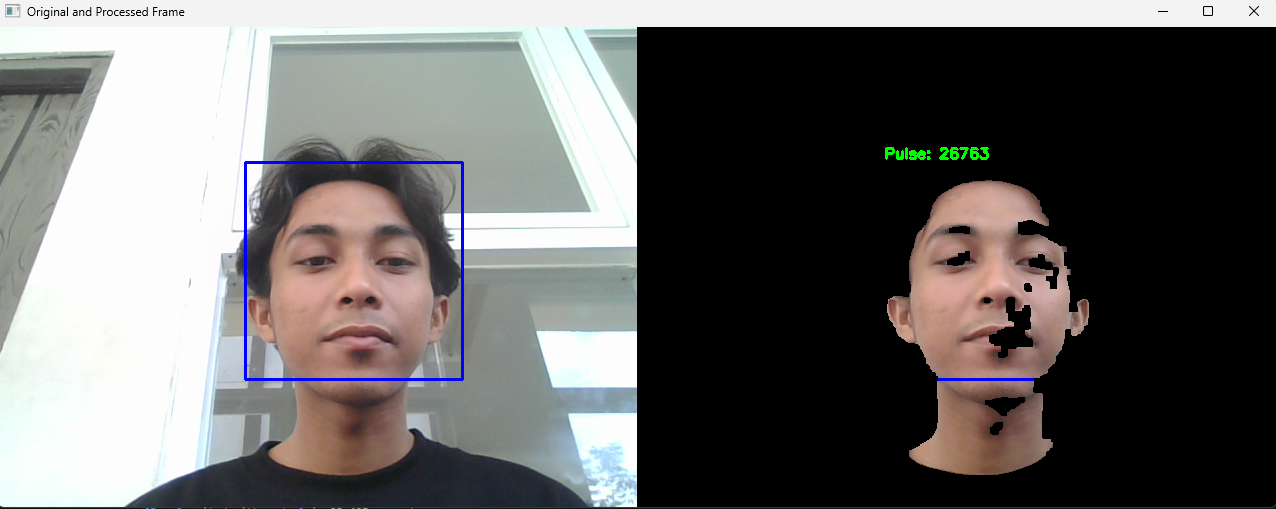
#> input picture Hasil.png, 1276 x 509 px, given in place of the camera
$ python Deteksi_tambah.py
#> lines starting #> are read from the running program, lines starting #| are printed output that depends on the picture; after the words box and inside, x2 and y2 are one past the last pixel; in counts of white or black regions, pixels touching at a corner belong together
import cv2
import numpy as np

# Inisialisasi kamera
cap = cv2.VideoCapture(0)  # Nomor 0 mengacu pada kamera default

# Load Haar Cascade untuk deteksi wajah
face_cascade = cv2.CascadeClassifier(cv2.data.haarcascades + 'haarcascade_frontalface_default.xml')

# Variabel untuk menyimpan ROI terdeteksi
roi_frames = []

# Fungsi untuk mendeteksi ROI dan melacaknya
def detect_and_track_ROI(frame):
    global roi_frames
    # Implementasi deteksi dan pelacakan ROI di sini
    gray = cv2.cvtColor(frame, cv2.COLOR_BGR2GRAY)
    faces = face_cascade.detectMultiScale(gray, 1.3, 5)
    for (x, y, w, h) in faces:
        roi_frame = frame[y:y+h, x:x+w]
        roi_frames.append(roi_frame)
        cv2.rectangle(frame, (x, y), (x+w, y+h), (255, 0, 0), 2)
    return frame

# Fungsi untuk merectifikasi pencahayaan
def rectify_illumination(frame):
    # Implementasi rectifikasi pencahayaan di sini
    # Misalnya, tidak dilakukan perubahan pada frame
    return frame

# Fungsi untuk menghilangkan gerakan non-rigid
def eliminate_non_rigid_motion(frame):
    # Implementasi penghilangan gerakan non-rigid di sini
    # Misalnya, tidak dilakukan perubahan pada frame
    return frame

# Fungsi untuk melakukan filtering temporal
def temporal_filtering(frame_sequence):
    # Implementasi filtering temporal di sini
    # Misalnya, tidak dilakukan perubahan pada frame
    return frame_sequence

# Fungsi untuk mendeteksi denyut nadi di daerah wajah
def detect_pulse_in_face(frame):
    global face_cascade
    # Implementasi deteksi denyut nadi di sini
    gray = cv2.cvtColor(frame, cv2.COLOR_BGR2GRAY)
    faces = face_cascade.detectMultiScale(gray, 1.3, 5)
    for (x, y, w, h) in faces:
        face_roi = gray[y:y+h, x:x+w]
        pulse = np.count_nonzero(face_roi)
        cv2.putText(frame, f'Pulse: {pulse}', (x, y-10), cv2.FONT_HERSHEY_SIMPLEX, 0.5, (0, 255, 0), 2)
    return frame

# Fungsi untuk melakukan segmentasi warna kulit
def skin_color_segmentation(frame):
    # Konversi ke ruang warna HSV
    hsv = cv2.cvtColor(frame, cv2.COLOR_BGR2HSV)

    # Definisikan rentang warna kulit dalam HSV
    lower_skin = np.array([0, 48, 80], dtype=np.uint8)
    upper_skin = np.array([20, 255, 255], dtype=np.uint8)

    # Buat mask untuk warna kulit
    mask_skin = cv2.inRange(hsv, lower_skin, upper_skin)

    # Lakukan operasi morfologi untuk membersihkan mask
    kernel = np.ones((5, 5), np.uint8)
    mask_skin = cv2.morphologyEx(mask_skin, cv2.MORPH_OPEN, kernel)
    mask_skin = cv2.morphologyEx(mask_skin, cv2.MORPH_CLOSE, kernel)

    # Gabungkan mask dengan frame asli untuk mendapatkan area kulit
    skin_segmented_frame = cv2.bitwise_and(frame, frame, mask=mask_skin)

    return skin_segmented_frame

# Loop untuk membaca dan memproses frame dari kamera
while True:
    ret, frame = cap.read()
#> frame is the input picture: shape (509, 1276, 3); mean B, G, R 103.5, 104.5, 106.2
    if not ret:
        break

    # Proses deteksi dan pelacakan ROI
    roi_frame = detect_and_track_ROI(frame)
#> in detect_and_track_ROI, `faces = face_cascade.detectMultiScale(gray, 1.3, 5)`: faces = [[251, 172, 204, 204], [882, 169, 223, 223]]
#> the loop in detect_and_track_ROI, `for (x, y, w, h) in faces:` made 2 passes
#> pass 1, in detect_and_track_ROI, `roi_frame = frame[y:y+h, x:x+w]`:
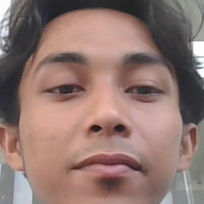
#> roi_frame: shape (204, 204, 3); mean B, G, R 112.5, 118.7, 145.3
#> after the loop in detect_and_track_ROI, `for (x, y, w, h) in faces:`:
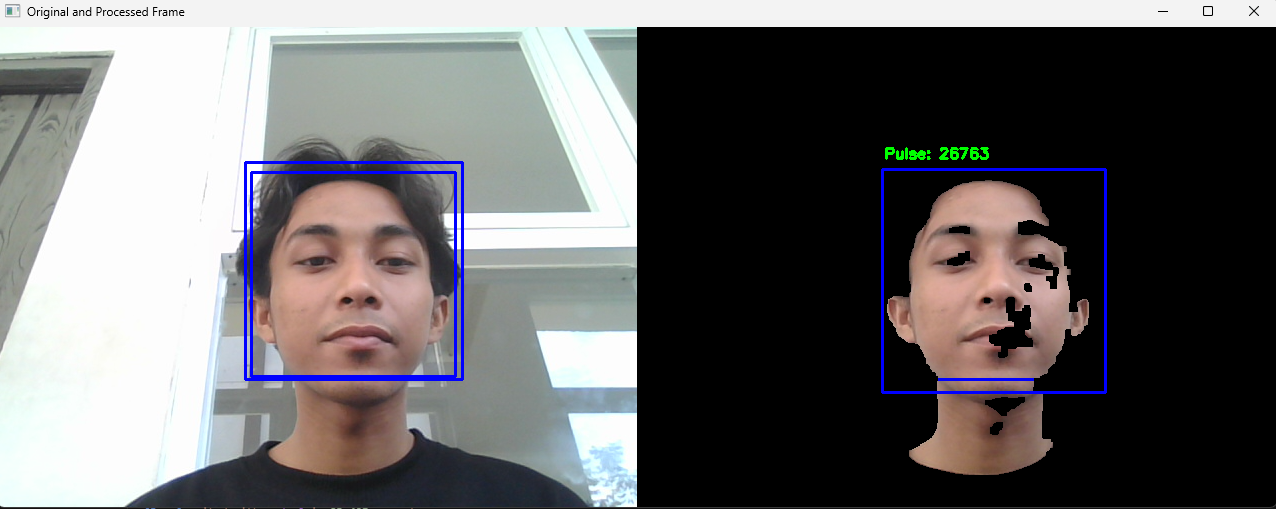
#> frame: shape (509, 1276, 3); 0.79% of pixels changed, all inside (x1, y1, x2, y2) = (250, 168, 1107, 394)
#> after the loop in detect_and_track_ROI, `for (x, y, w, h) in faces:`: roi_frames = 2 items

    # Proses rectifikasi pencahayaan
    rectified_frame = rectify_illumination(roi_frame)

    # Proses penghilangan gerakan non-rigid
    motion_removed_frame = eliminate_non_rigid_motion(rectified_frame)

    # Lakukan filtering temporal
    filtered_frame_sequence = temporal_filtering([motion_removed_frame])
#> filtered_frame_sequence = 1 item

    # Segmentasi warna kulit
    skin_segmented_frame = skin_color_segmentation(filtered_frame_sequence[0])
#> in skin_color_segmentation, `hsv = cv2.cvtColor(frame, cv2.COLOR_BGR2HSV)`: hsv: shape (509, 1276, 3); mean H, S, V 26.5, 18.4, 112
#> in skin_color_segmentation, `mask_skin = cv2.inRange(hsv, lower_skin, upper_skin)`:
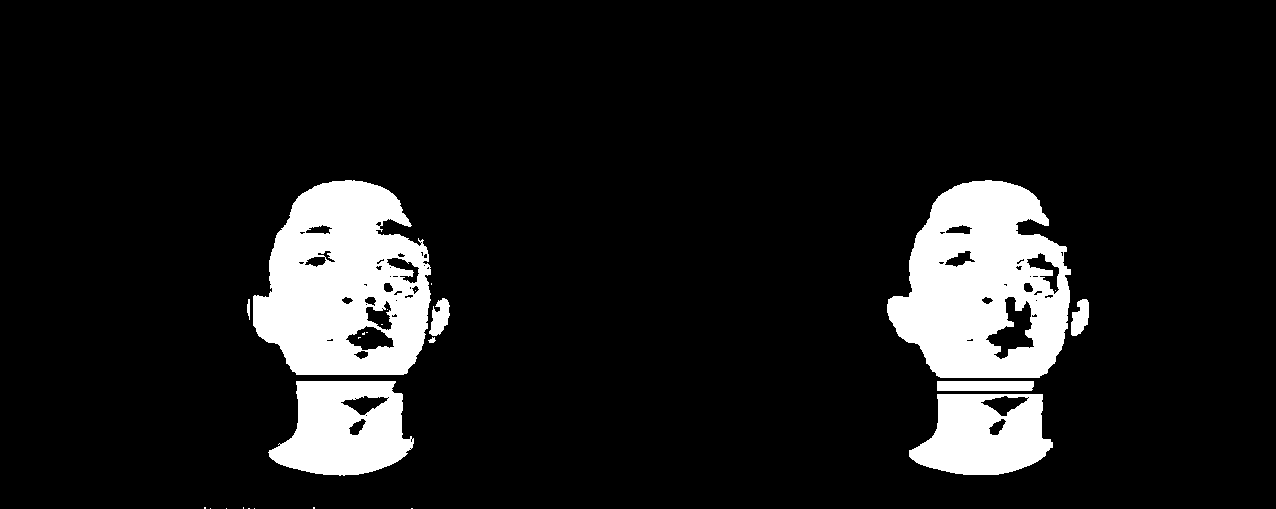
#> mask_skin: shape (509, 1276); 10.7% white; 25 white regions (16 under 20 px), largest, box (x1, y1, x2, y2) and area: (887, 180, 1071, 378) 24799, (253, 180, 431, 375) 24759, (268, 381, 414, 476) 9611
#> in skin_color_segmentation, `mask_skin = cv2.morphologyEx(mask_skin, cv2.MORPH_OPEN, kernel)`: mask_skin: shape (509, 1276); 10.6% white; 7 white regions, largest, box (x1, y1, x2, y2) and area: (887, 180, 1071, 378) 24741, (253, 180, 431, 375) 24313, (269, 381, 413, 475) 9534
#> in skin_color_segmentation, `mask_skin = cv2.morphologyEx(mask_skin, cv2.MORPH_CLOSE, kernel)`: mask_skin: shape (509, 1276); 10.8% white; 3 white regions, box (x1, y1, x2, y2) and area: (887, 180, 1089, 475) 35242, (253, 180, 449, 375) 25175, (269, 381, 413, 475) 9596

    # Deteksi denyut nadi di daerah wajah
    frame_with_pulse = detect_pulse_in_face(skin_segmented_frame)
#> in detect_pulse_in_face, `gray = cv2.cvtColor(frame, cv2.COLOR_BGR2GRAY)`:
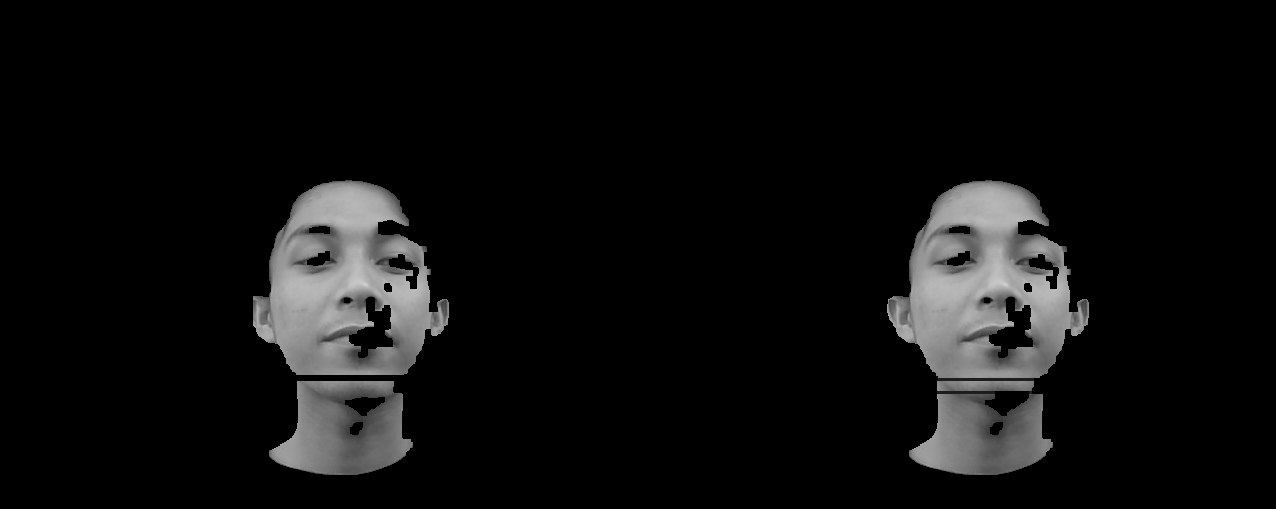
#> gray: shape (509, 1276); min 0, max 209, mean 14.5
#> in detect_pulse_in_face, `faces = face_cascade.detectMultiScale(gray, 1.3, 5)`: faces = [[247, 171, 218, 218], [877, 165, 233, 233]]
#> the loop in detect_pulse_in_face, `for (x, y, w, h) in faces:` made 2 passes
#> (x, y, w, h, pulse) on passes 1 to 2: (247, 171, 218, 218, 25949), (877, 165, 233, 233, 27327)
#> pass 1, in detect_pulse_in_face, `face_roi = gray[y:y+h, x:x+w]`:
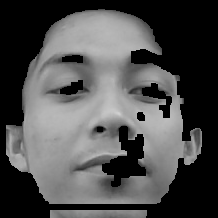
#> face_roi: shape (218, 218); min 0, max 209, mean 78.2
#> after the loop in detect_pulse_in_face, `for (x, y, w, h) in faces:`:
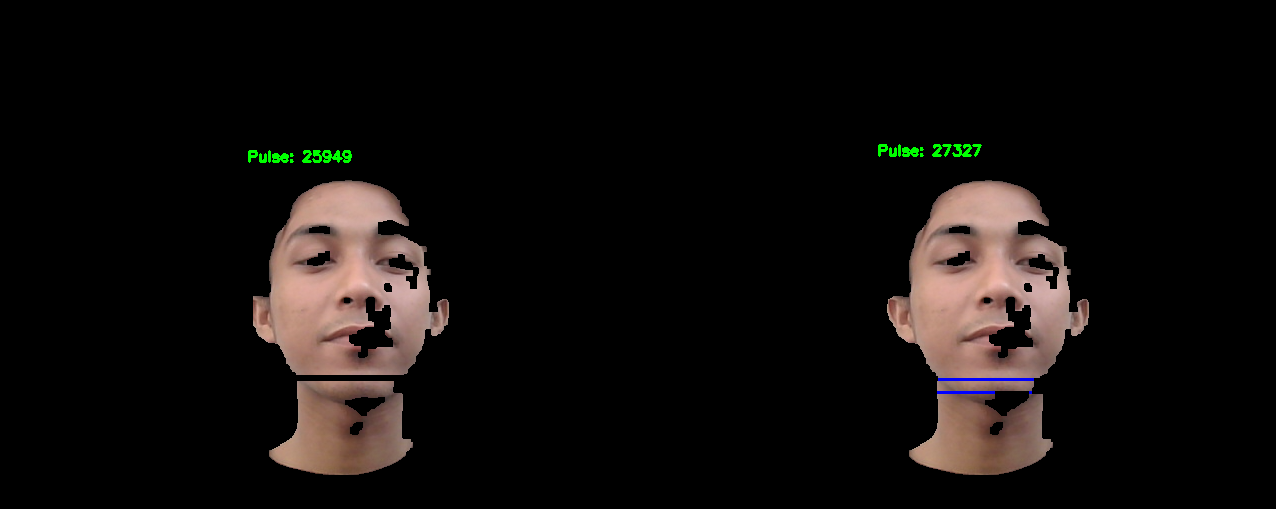
#> frame: shape (509, 1276, 3); mean B, G, R 12.3, 13.9, 17.5

    # Gabungkan frame asli dan frame yang telah diproses
    combined_frame = np.hstack((frame, frame_with_pulse))
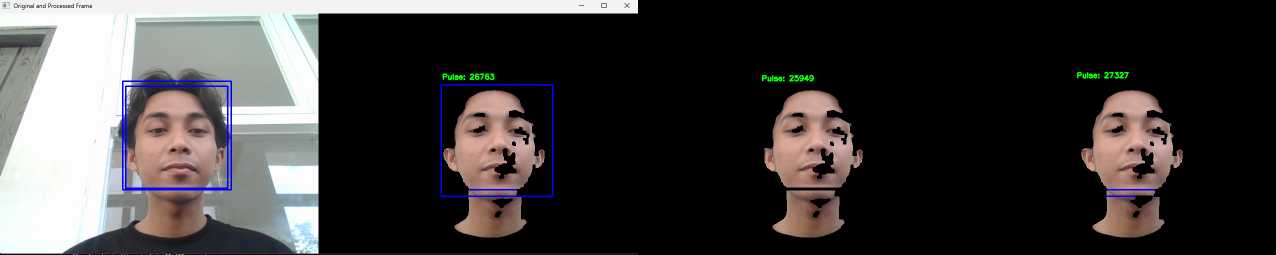
#> combined_frame: shape (509, 2552, 3) (shown at 1/2 size); mean B, G, R 58.6, 59, 61.5

    # Tampilkan frame yang telah digabungkan
    cv2.imshow('Original and Processed Frame', combined_frame)

    if cv2.waitKey(1) & 0xFF == ord('q'):
#> (key q is pressed here)
        break

# Tutup kamera dan jendela OpenCV
cap.release()
cv2.destroyAllWindows()
